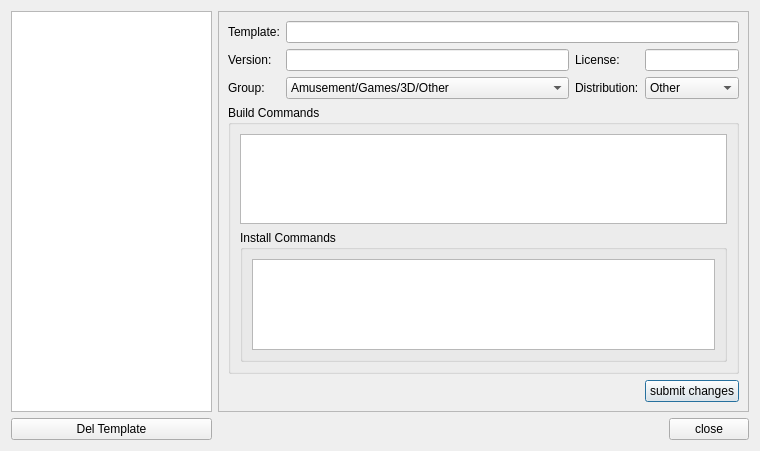
<?xml version="1.0" encoding="UTF-8"?>
<ui version="4.0">
 <class>templateeditor</class>
 <widget class="QDialog" name="templateeditor">
  <property name="geometry">
   <rect>
    <x>0</x>
    <y>0</y>
    <width>760</width>
    <height>451</height>
   </rect>
  </property>
  <property name="minimumSize">
   <size>
    <width>760</width>
    <height>450</height>
   </size>
  </property>
  <property name="windowTitle">
   <string>Template Editor</string>
  </property>
  <layout class="QGridLayout" name="gridLayout_4">
   <item row="0" column="0">
    <widget class="QTableWidget" name="templateTable">
     <property name="editTriggers">
      <set>QAbstractItemView::NoEditTriggers</set>
     </property>
     <property name="selectionMode">
      <enum>QAbstractItemView::SingleSelection</enum>
     </property>
    </widget>
   </item>
   <item row="0" column="1" colspan="2">
    <widget class="QFrame" name="frame">
     <property name="minimumSize">
      <size>
       <width>500</width>
       <height>0</height>
      </size>
     </property>
     <property name="frameShape">
      <enum>QFrame::StyledPanel</enum>
     </property>
     <property name="frameShadow">
      <enum>QFrame::Raised</enum>
     </property>
     <layout class="QGridLayout" name="gridLayout_3">
      <item row="0" column="0">
       <widget class="QLabel" name="label">
        <property name="text">
         <string>Template:</string>
        </property>
       </widget>
      </item>
      <item row="0" column="1" colspan="4">
       <widget class="QLineEdit" name="templatenameLineEdit"/>
      </item>
      <item row="1" column="0">
       <widget class="QLabel" name="label_2">
        <property name="text">
         <string>Version:</string>
        </property>
       </widget>
      </item>
      <item row="1" column="1" colspan="2">
       <widget class="QLineEdit" name="versionLineEdit"/>
      </item>
      <item row="1" column="3">
       <widget class="QLabel" name="label_3">
        <property name="text">
         <string>License:</string>
        </property>
       </widget>
      </item>
      <item row="1" column="4">
       <widget class="QLineEdit" name="licenseLineEdit"/>
      </item>
      <item row="2" column="0">
       <widget class="QLabel" name="label_4">
        <property name="text">
         <string>Group:</string>
        </property>
       </widget>
      </item>
      <item row="2" column="1" colspan="2">
       <widget class="QComboBox" name="groupComboBox">
        <item>
         <property name="text">
          <string>Amusement/Games/3D/Other</string>
         </property>
        </item>
        <item>
         <property name="text">
          <string>Amusement/Games/3D/Race</string>
         </property>
        </item>
        <item>
         <property name="text">
          <string>Amusement/Games/3D/Shoot</string>
         </property>
        </item>
        <item>
         <property name="text">
          <string>Amusement/Games/3D/Simulation</string>
         </property>
        </item>
        <item>
         <property name="text">
          <string>Amusement/Games/Action/Arcade</string>
         </property>
        </item>
        <item>
         <property name="text">
          <string>Amusement/Games/Action/Breakout</string>
         </property>
        </item>
        <item>
         <property name="text">
          <string>Amusement/Games/Action/Other</string>
         </property>
        </item>
        <item>
         <property name="text">
          <string>Amusement/Games/Action/Race</string>
         </property>
        </item>
        <item>
         <property name="text">
          <string>Amusement/Games/Action/Shoot</string>
         </property>
        </item>
        <item>
         <property name="text">
          <string>Amusement/Games/Board/Card</string>
         </property>
        </item>
        <item>
         <property name="text">
          <string>Amusement/Games/Board/Chess</string>
         </property>
        </item>
        <item>
         <property name="text">
          <string>Amusement/Games/Board/Other</string>
         </property>
        </item>
        <item>
         <property name="text">
          <string>Amusement/Games/Board/Pool</string>
         </property>
        </item>
        <item>
         <property name="text">
          <string>Amusement/Games/Board/Puzzle</string>
         </property>
        </item>
        <item>
         <property name="text">
          <string>Amusement/Games/Logic</string>
         </property>
        </item>
        <item>
         <property name="text">
          <string>Amusement/Games/Other</string>
         </property>
        </item>
        <item>
         <property name="text">
          <string>Amusement/Games/RPG</string>
         </property>
        </item>
        <item>
         <property name="text">
          <string>Amusement/Games/Strategy/Other</string>
         </property>
        </item>
        <item>
         <property name="text">
          <string>Amusement/Games/Strategy/Real Time</string>
         </property>
        </item>
        <item>
         <property name="text">
          <string>Amusement/Games/Strategy/Turn Based</string>
         </property>
        </item>
        <item>
         <property name="text">
          <string>Amusement/Games/Toys/Background</string>
         </property>
        </item>
        <item>
         <property name="text">
          <string>Amusement/Games/Toys/Clocks</string>
         </property>
        </item>
        <item>
         <property name="text">
          <string>Amusement/Games/Toys/Graphics</string>
         </property>
        </item>
        <item>
         <property name="text">
          <string>Amusement/Games/Toys/Other</string>
         </property>
        </item>
        <item>
         <property name="text">
          <string>Amusement/Games/Toys/Screensavers</string>
         </property>
        </item>
        <item>
         <property name="text">
          <string>Development/Languages/C and C++</string>
         </property>
        </item>
        <item>
         <property name="text">
          <string>Development/Languages/Fortran</string>
         </property>
        </item>
        <item>
         <property name="text">
          <string>Development/Languages/Java</string>
         </property>
        </item>
        <item>
         <property name="text">
          <string>Development/Languages/Other</string>
         </property>
        </item>
        <item>
         <property name="text">
          <string>Development/Languages/Perl</string>
         </property>
        </item>
        <item>
         <property name="text">
          <string>Development/Languages/Python</string>
         </property>
        </item>
        <item>
         <property name="text">
          <string>Development/Languages/Scheme</string>
         </property>
        </item>
        <item>
         <property name="text">
          <string>Development/Languages/Tcl</string>
         </property>
        </item>
        <item>
         <property name="text">
          <string>Development/Libraries/C and C++</string>
         </property>
        </item>
        <item>
         <property name="text">
          <string>Development/Libraries/Cross</string>
         </property>
        </item>
        <item>
         <property name="text">
          <string>Development/Libraries/GNOME</string>
         </property>
        </item>
        <item>
         <property name="text">
          <string>Development/Libraries/Java</string>
         </property>
        </item>
        <item>
         <property name="text">
          <string>Development/Libraries/KDE</string>
         </property>
        </item>
        <item>
         <property name="text">
          <string>Development/Libraries/Other</string>
         </property>
        </item>
        <item>
         <property name="text">
          <string>Development/Libraries/Parallel</string>
         </property>
        </item>
        <item>
         <property name="text">
          <string>Development/Libraries/Perl</string>
         </property>
        </item>
        <item>
         <property name="text">
          <string>Development/Libraries/Python</string>
         </property>
        </item>
        <item>
         <property name="text">
          <string>Development/Libraries/Tcl</string>
         </property>
        </item>
        <item>
         <property name="text">
          <string>Development/Libraries/X11</string>
         </property>
        </item>
        <item>
         <property name="text">
          <string>Development/Libraries/YaST</string>
         </property>
        </item>
        <item>
         <property name="text">
          <string>Development/Sources</string>
         </property>
        </item>
        <item>
         <property name="text">
          <string>Development/Tools/Building</string>
         </property>
        </item>
        <item>
         <property name="text">
          <string>Development/Tools/Debuggers</string>
         </property>
        </item>
        <item>
         <property name="text">
          <string>Development/Tools/Doc Generators</string>
         </property>
        </item>
        <item>
         <property name="text">
          <string>Development/Tools/GUI Builders</string>
         </property>
        </item>
        <item>
         <property name="text">
          <string>Development/Tools/IDE</string>
         </property>
        </item>
        <item>
         <property name="text">
          <string>Development/Tools/Navigators</string>
         </property>
        </item>
        <item>
         <property name="text">
          <string>Development/Tools/Other</string>
         </property>
        </item>
        <item>
         <property name="text">
          <string>Development/Tools/Version Control</string>
         </property>
        </item>
        <item>
         <property name="text">
          <string>Documentation/Howto</string>
         </property>
        </item>
        <item>
         <property name="text">
          <string>Documentation/HTML</string>
         </property>
        </item>
        <item>
         <property name="text">
          <string>Documentation/Man</string>
         </property>
        </item>
        <item>
         <property name="text">
          <string>Documentation/Other</string>
         </property>
        </item>
        <item>
         <property name="text">
          <string>Documentation/SuSE</string>
         </property>
        </item>
        <item>
         <property name="text">
          <string>Hardware/Fax</string>
         </property>
        </item>
        <item>
         <property name="text">
          <string>Hardware/ISDN</string>
         </property>
        </item>
        <item>
         <property name="text">
          <string>Hardware/Joystick</string>
         </property>
        </item>
        <item>
         <property name="text">
          <string>Hardware/Mobile</string>
         </property>
        </item>
        <item>
         <property name="text">
          <string>Hardware/Modem</string>
         </property>
        </item>
        <item>
         <property name="text">
          <string>Hardware/Other</string>
         </property>
        </item>
        <item>
         <property name="text">
          <string>Hardware/Palm</string>
         </property>
        </item>
        <item>
         <property name="text">
          <string>Hardware/Printing</string>
         </property>
        </item>
        <item>
         <property name="text">
          <string>Hardware/Psion</string>
         </property>
        </item>
        <item>
         <property name="text">
          <string>Hardware/Radio</string>
         </property>
        </item>
        <item>
         <property name="text">
          <string>Hardware/Scanner</string>
         </property>
        </item>
        <item>
         <property name="text">
          <string>Hardware/TV</string>
         </property>
        </item>
        <item>
         <property name="text">
          <string>Hardware/UPS</string>
         </property>
        </item>
        <item>
         <property name="text">
          <string>Productivity/Archiving/Backup</string>
         </property>
        </item>
        <item>
         <property name="text">
          <string>Productivity/Archiving/Compression</string>
         </property>
        </item>
        <item>
         <property name="text">
          <string>Productivity/Clustering/Computing</string>
         </property>
        </item>
        <item>
         <property name="text">
          <string>Productivity/Databases/Clients</string>
         </property>
        </item>
        <item>
         <property name="text">
          <string>Productivity/Databases/Servers</string>
         </property>
        </item>
        <item>
         <property name="text">
          <string>Productivity/Databases/Tools</string>
         </property>
        </item>
        <item>
         <property name="text">
          <string>Productivity/Editors/Emacs</string>
         </property>
        </item>
        <item>
         <property name="text">
          <string>Productivity/Editors/Other</string>
         </property>
        </item>
        <item>
         <property name="text">
          <string>Productivity/Editors/Vi</string>
         </property>
        </item>
        <item>
         <property name="text">
          <string>Productivity/File utilities</string>
         </property>
        </item>
        <item>
         <property name="text">
          <string>Productivity/Graphics/3D Editors</string>
         </property>
        </item>
        <item>
         <property name="text">
          <string>Productivity/Graphics/Bitmap Editors</string>
         </property>
        </item>
        <item>
         <property name="text">
          <string>Productivity/Graphics/CAD</string>
         </property>
        </item>
        <item>
         <property name="text">
          <string>Productivity/Graphics/Convertors</string>
         </property>
        </item>
        <item>
         <property name="text">
          <string>Productivity/Graphics/Other</string>
         </property>
        </item>
        <item>
         <property name="text">
          <string>Productivity/Graphics/Vector Editors</string>
         </property>
        </item>
        <item>
         <property name="text">
          <string>Productivity/Graphics/Viewers</string>
         </property>
        </item>
        <item>
         <property name="text">
          <string>Productivity/Graphics/Visualization/Graph</string>
         </property>
        </item>
        <item>
         <property name="text">
          <string>Productivity/Graphics/Visualization/Other</string>
         </property>
        </item>
        <item>
         <property name="text">
          <string>Productivity/Graphics/Visualization/Raytracers</string>
         </property>
        </item>
        <item>
         <property name="text">
          <string>Productivity/Hamradio/Fax</string>
         </property>
        </item>
        <item>
         <property name="text">
          <string>Productivity/Hamradio/Logging</string>
         </property>
        </item>
        <item>
         <property name="text">
          <string>Productivity/Hamradio/Morse</string>
         </property>
        </item>
        <item>
         <property name="text">
          <string>Productivity/Hamradio/Other</string>
         </property>
        </item>
        <item>
         <property name="text">
          <string>Productivity/Hamradio/Packet</string>
         </property>
        </item>
        <item>
         <property name="text">
          <string>Productivity/Hamradio/Psk31</string>
         </property>
        </item>
        <item>
         <property name="text">
          <string>Productivity/Hamradio/Satellite</string>
         </property>
        </item>
        <item>
         <property name="text">
          <string>Productivity/Multimedia/CD/Grabbers</string>
         </property>
        </item>
        <item>
         <property name="text">
          <string>Productivity/Multimedia/CD/Players</string>
         </property>
        </item>
        <item>
         <property name="text">
          <string>Productivity/Multimedia/CD/Record</string>
         </property>
        </item>
        <item>
         <property name="text">
          <string>Productivity/Multimedia/Other</string>
         </property>
        </item>
        <item>
         <property name="text">
          <string>Productivity/Multimedia/Sound/Editors and Convertors</string>
         </property>
        </item>
        <item>
         <property name="text">
          <string>Productivity/Multimedia/Sound/Midi</string>
         </property>
        </item>
        <item>
         <property name="text">
          <string>Productivity/Multimedia/Sound/Mixers</string>
         </property>
        </item>
        <item>
         <property name="text">
          <string>Productivity/Multimedia/Sound/Players</string>
         </property>
        </item>
        <item>
         <property name="text">
          <string>Productivity/Multimedia/Sound/Utilities</string>
         </property>
        </item>
        <item>
         <property name="text">
          <string>Productivity/Multimedia/Sound/Visualization</string>
         </property>
        </item>
        <item>
         <property name="text">
          <string>Productivity/Multimedia/Video/Editors and Convertors</string>
         </property>
        </item>
        <item>
         <property name="text">
          <string>Productivity/Multimedia/Video/Players</string>
         </property>
        </item>
        <item>
         <property name="text">
          <string>Productivity/Networking/AOLInstantMessenger</string>
         </property>
        </item>
        <item>
         <property name="text">
          <string>Productivity/Networking/Archie</string>
         </property>
        </item>
        <item>
         <property name="text">
          <string>Productivity/Networking/Boot/Clients</string>
         </property>
        </item>
        <item>
         <property name="text">
          <string>Productivity/Networking/Boot/Servers</string>
         </property>
        </item>
        <item>
         <property name="text">
          <string>Productivity/Networking/Boot/Utilities</string>
         </property>
        </item>
        <item>
         <property name="text">
          <string>Productivity/Networking/Diagnostic</string>
         </property>
        </item>
        <item>
         <property name="text">
          <string>Productivity/Networking/DNS/Servers</string>
         </property>
        </item>
        <item>
         <property name="text">
          <string>Productivity/Networking/DNS/Utilities</string>
         </property>
        </item>
        <item>
         <property name="text">
          <string>Productivity/Networking/Email/Clients</string>
         </property>
        </item>
        <item>
         <property name="text">
          <string>Productivity/Networking/Email/Mailinglists</string>
         </property>
        </item>
        <item>
         <property name="text">
          <string>Productivity/Networking/Email/Servers</string>
         </property>
        </item>
        <item>
         <property name="text">
          <string>Productivity/Networking/Email/Utilities</string>
         </property>
        </item>
        <item>
         <property name="text">
          <string>Productivity/Networking/Ftp/Clients</string>
         </property>
        </item>
        <item>
         <property name="text">
          <string>Productivity/Networking/Ftp/Servers</string>
         </property>
        </item>
        <item>
         <property name="text">
          <string>Productivity/Networking/ICQ</string>
         </property>
        </item>
        <item>
         <property name="text">
          <string>Productivity/Networking/IRC</string>
         </property>
        </item>
        <item>
         <property name="text">
          <string>Productivity/Networking/LDAP/Clients</string>
         </property>
        </item>
        <item>
         <property name="text">
          <string>Productivity/Networking/LDAP/Servers</string>
         </property>
        </item>
        <item>
         <property name="text">
          <string>Productivity/Networking/LDAP/Utilities</string>
         </property>
        </item>
        <item>
         <property name="text">
          <string>Productivity/Networking/Napster</string>
         </property>
        </item>
        <item>
         <property name="text">
          <string>Productivity/Networking/News/Clients</string>
         </property>
        </item>
        <item>
         <property name="text">
          <string>Productivity/Networking/News/Servers</string>
         </property>
        </item>
        <item>
         <property name="text">
          <string>Productivity/Networking/News/Utilities</string>
         </property>
        </item>
        <item>
         <property name="text">
          <string>Productivity/Networking/NFS</string>
         </property>
        </item>
        <item>
         <property name="text">
          <string>Productivity/Networking/NIS</string>
         </property>
        </item>
        <item>
         <property name="text">
          <string>Productivity/Networking/Novell</string>
         </property>
        </item>
        <item>
         <property name="text">
          <string>Productivity/Networking/Other</string>
         </property>
        </item>
        <item>
         <property name="text">
          <string>Productivity/Networking/PPP</string>
         </property>
        </item>
        <item>
         <property name="text">
          <string>Productivity/Networking/Radius/Clients</string>
         </property>
        </item>
        <item>
         <property name="text">
          <string>Productivity/Networking/Radius/Servers</string>
         </property>
        </item>
        <item>
         <property name="text">
          <string>Productivity/Networking/Routing</string>
         </property>
        </item>
        <item>
         <property name="text">
          <string>Productivity/Networking/Samba</string>
         </property>
        </item>
        <item>
         <property name="text">
          <string>Productivity/Networking/Security</string>
         </property>
        </item>
        <item>
         <property name="text">
          <string>Productivity/Networking/SSH</string>
         </property>
        </item>
        <item>
         <property name="text">
          <string>Productivity/Networking/System</string>
         </property>
        </item>
        <item>
         <property name="text">
          <string>Productivity/Networking/Talk/Clients</string>
         </property>
        </item>
        <item>
         <property name="text">
          <string>Productivity/Networking/Talk/Servers</string>
         </property>
        </item>
        <item>
         <property name="text">
          <string>Productivity/Networking/Web/Browsers</string>
         </property>
        </item>
        <item>
         <property name="text">
          <string>Productivity/Networking/Web/Frontends</string>
         </property>
        </item>
        <item>
         <property name="text">
          <string>Productivity/Networking/Web/Proxy</string>
         </property>
        </item>
        <item>
         <property name="text">
          <string>Productivity/Networking/Web/Servers</string>
         </property>
        </item>
        <item>
         <property name="text">
          <string>Productivity/Networking/Web/Utitlities</string>
         </property>
        </item>
        <item>
         <property name="text">
          <string>Productivity/Office/Dictionary</string>
         </property>
        </item>
        <item>
         <property name="text">
          <string>Productivity/Office/Finace</string>
         </property>
        </item>
        <item>
         <property name="text">
          <string>Productivity/Office/Organizers</string>
         </property>
        </item>
        <item>
         <property name="text">
          <string>Productivity/Office/Other</string>
         </property>
        </item>
        <item>
         <property name="text">
          <string>Productivity/Office/Spreadsheets</string>
         </property>
        </item>
        <item>
         <property name="text">
          <string>Productivity/Office/Suite</string>
         </property>
        </item>
        <item>
         <property name="text">
          <string>Productivity/Other</string>
         </property>
        </item>
        <item>
         <property name="text">
          <string>Productivity/Publishing/DocBook</string>
         </property>
        </item>
        <item>
         <property name="text">
          <string>Productivity/Publishing/HTML/Editors</string>
         </property>
        </item>
        <item>
         <property name="text">
          <string>Productivity/Publishing/HTLM/Tools</string>
         </property>
        </item>
        <item>
         <property name="text">
          <string>Productivity/Publishing/Other</string>
         </property>
        </item>
        <item>
         <property name="text">
          <string>Productivity/Publishing/PDF</string>
         </property>
        </item>
        <item>
         <property name="text">
          <string>Productivity/Publishing/Presentation</string>
         </property>
        </item>
        <item>
         <property name="text">
          <string>Productivity/Publishing/PS</string>
         </property>
        </item>
        <item>
         <property name="text">
          <string>Productivity/Publishing/SGML</string>
         </property>
        </item>
        <item>
         <property name="text">
          <string>Productivity/Publishing/TeX/Base</string>
         </property>
        </item>
        <item>
         <property name="text">
          <string>Productivity/Publishing/TeX/Fonts</string>
         </property>
        </item>
        <item>
         <property name="text">
          <string>Productivity/Publishing/TeX/Frontends</string>
         </property>
        </item>
        <item>
         <property name="text">
          <string>Productivity/Publishing/TeX/Utilities</string>
         </property>
        </item>
        <item>
         <property name="text">
          <string>Productivity/Publishing/Texinfo</string>
         </property>
        </item>
        <item>
         <property name="text">
          <string>Productivity/Publishing/Troff</string>
         </property>
        </item>
        <item>
         <property name="text">
          <string>Productivity/Publishing/Word</string>
         </property>
        </item>
        <item>
         <property name="text">
          <string>Productivity/Publishing/XML</string>
         </property>
        </item>
        <item>
         <property name="text">
          <string>Productivity/Publishing/Scientific/Astronomy</string>
         </property>
        </item>
        <item>
         <property name="text">
          <string>Productivity/Publishing/Scientific/Chemistry</string>
         </property>
        </item>
        <item>
         <property name="text">
          <string>Productivity/Publishing/Scientific/Electronics</string>
         </property>
        </item>
        <item>
         <property name="text">
          <string>Productivity/Publishing/Scientific/Math</string>
         </property>
        </item>
        <item>
         <property name="text">
          <string>Productivity/Publishing/Scientific/Other</string>
         </property>
        </item>
        <item>
         <property name="text">
          <string>Productivity/Publishing/Scientific/Physics</string>
         </property>
        </item>
        <item>
         <property name="text">
          <string>Productivity/Security</string>
         </property>
        </item>
        <item>
         <property name="text">
          <string>Productivity/Telephony/Clients</string>
         </property>
        </item>
        <item>
         <property name="text">
          <string>Productivity/Telephony/H323/Clients</string>
         </property>
        </item>
        <item>
         <property name="text">
          <string>Productivity/Telephony/H323/Servers</string>
         </property>
        </item>
        <item>
         <property name="text">
          <string>Productivity/Telephony/H323/Utilities</string>
         </property>
        </item>
        <item>
         <property name="text">
          <string>Productivity/Telephony/Servers</string>
         </property>
        </item>
        <item>
         <property name="text">
          <string>Productivity/Telephony/SIP/Clients</string>
         </property>
        </item>
        <item>
         <property name="text">
          <string>Productivity/Telephony/SIP/Servers</string>
         </property>
        </item>
        <item>
         <property name="text">
          <string>Productivity/Telephony/SIP/Utilities</string>
         </property>
        </item>
        <item>
         <property name="text">
          <string>Productivity/Telephony/Utilities</string>
         </property>
        </item>
        <item>
         <property name="text">
          <string>Productivity/Text/Convertors</string>
         </property>
        </item>
        <item>
         <property name="text">
          <string>Productivity/Text/Spell</string>
         </property>
        </item>
        <item>
         <property name="text">
          <string>Productivity/Text/Utilities</string>
         </property>
        </item>
        <item>
         <property name="text">
          <string>System/Base</string>
         </property>
        </item>
        <item>
         <property name="text">
          <string>System/Benchmark</string>
         </property>
        </item>
        <item>
         <property name="text">
          <string>System/Boot</string>
         </property>
        </item>
        <item>
         <property name="text">
          <string>System/Console</string>
         </property>
        </item>
        <item>
         <property name="text">
          <string>System/Daemons</string>
         </property>
        </item>
        <item>
         <property name="text">
          <string>System/Emulators/Other</string>
         </property>
        </item>
        <item>
         <property name="text">
          <string>System/Emulators/PC</string>
         </property>
        </item>
        <item>
         <property name="text">
          <string>System/Fhs</string>
         </property>
        </item>
        <item>
         <property name="text">
          <string>System/Filesystems</string>
         </property>
        </item>
        <item>
         <property name="text">
          <string>System/GUI/GNOME</string>
         </property>
        </item>
        <item>
         <property name="text">
          <string>System/GUI/KDE</string>
         </property>
        </item>
        <item>
         <property name="text">
          <string>System/GUI/Other</string>
         </property>
        </item>
        <item>
         <property name="text">
          <string>System/I18n/Cinese</string>
         </property>
        </item>
        <item>
         <property name="text">
          <string>System/I18n/Japanese</string>
         </property>
        </item>
        <item>
         <property name="text">
          <string>System/I18n/Korean</string>
         </property>
        </item>
        <item>
         <property name="text">
          <string>System/Kernel</string>
         </property>
        </item>
        <item>
         <property name="text">
          <string>System/Libraries</string>
         </property>
        </item>
        <item>
         <property name="text">
          <string>System/Management</string>
         </property>
        </item>
        <item>
         <property name="text">
          <string>System/Monitoring</string>
         </property>
        </item>
        <item>
         <property name="text">
          <string>System/Packages</string>
         </property>
        </item>
        <item>
         <property name="text">
          <string>System/Shells</string>
         </property>
        </item>
        <item>
         <property name="text">
          <string>System/Sound Daemons</string>
         </property>
        </item>
        <item>
         <property name="text">
          <string>System/X11/Displaymanagers</string>
         </property>
        </item>
        <item>
         <property name="text">
          <string>System/X11/Fonts</string>
         </property>
        </item>
        <item>
         <property name="text">
          <string>System/X11/Icons</string>
         </property>
        </item>
        <item>
         <property name="text">
          <string>System/X11/Servers/XF86_3</string>
         </property>
        </item>
        <item>
         <property name="text">
          <string>System/X11/Servers/XF86_4</string>
         </property>
        </item>
        <item>
         <property name="text">
          <string>System/X11/Terminals</string>
         </property>
        </item>
        <item>
         <property name="text">
          <string>System/X11/Utilities</string>
         </property>
        </item>
        <item>
         <property name="text">
          <string>System/YaST</string>
         </property>
        </item>
       </widget>
      </item>
      <item row="2" column="3">
       <widget class="QLabel" name="label_5">
        <property name="text">
         <string>Distribution:</string>
        </property>
       </widget>
      </item>
      <item row="2" column="4">
       <widget class="QComboBox" name="distributionComboBox">
        <item>
         <property name="text">
          <string>Other</string>
         </property>
        </item>
        <item>
         <property name="text">
          <string>OpenSuSE</string>
         </property>
        </item>
        <item>
         <property name="text">
          <string>Ubuntu</string>
         </property>
        </item>
        <item>
         <property name="text">
          <string>PCLinuxOS</string>
         </property>
        </item>
        <item>
         <property name="text">
          <string>Red Hat</string>
         </property>
        </item>
        <item>
         <property name="text">
          <string>Mandriva</string>
         </property>
        </item>
        <item>
         <property name="text">
          <string>Debian</string>
         </property>
        </item>
        <item>
         <property name="text">
          <string>Mint Linux</string>
         </property>
        </item>
       </widget>
      </item>
      <item row="3" column="0" colspan="5">
       <widget class="QGroupBox" name="groupBox">
        <property name="title">
         <string>Build Commands</string>
        </property>
        <layout class="QGridLayout" name="gridLayout">
         <item row="0" column="0">
          <widget class="QPlainTextEdit" name="buildCommandsPlainTextEdit"/>
         </item>
         <item row="1" column="0">
          <widget class="QGroupBox" name="groupBox_2">
           <property name="title">
            <string>Install Commands</string>
           </property>
           <property name="flat">
            <bool>false</bool>
           </property>
           <property name="checkable">
            <bool>false</bool>
           </property>
           <layout class="QGridLayout" name="gridLayout_2">
            <item row="0" column="0">
             <widget class="QPlainTextEdit" name="installCommandsPlainTextEdit"/>
            </item>
           </layout>
          </widget>
         </item>
        </layout>
       </widget>
      </item>
      <item row="4" column="4">
       <widget class="QPushButton" name="submitButton">
        <property name="text">
         <string>submit changes</string>
        </property>
       </widget>
      </item>
     </layout>
    </widget>
   </item>
   <item row="1" column="0">
    <widget class="QPushButton" name="delTemplateButton">
     <property name="text">
      <string>Del Template</string>
     </property>
    </widget>
   </item>
   <item row="1" column="1">
    <spacer name="horizontalSpacer">
     <property name="orientation">
      <enum>Qt::Horizontal</enum>
     </property>
     <property name="sizeHint" stdset="0">
      <size>
       <width>430</width>
       <height>20</height>
      </size>
     </property>
    </spacer>
   </item>
   <item row="1" column="2">
    <widget class="QPushButton" name="pushButton">
     <property name="text">
      <string>close</string>
     </property>
    </widget>
   </item>
  </layout>
 </widget>
 <resources/>
 <connections>
  <connection>
   <sender>delTemplateButton</sender>
   <signal>clicked()</signal>
   <receiver>templateeditor</receiver>
   <slot>slot_delTemplateButtonClicked()</slot>
   <hints>
    <hint type="sourcelabel">
     <x>195</x>
     <y>446</y>
    </hint>
    <hint type="destinationlabel">
     <x>261</x>
     <y>421</y>
    </hint>
   </hints>
  </connection>
  <connection>
   <sender>submitButton</sender>
   <signal>clicked()</signal>
   <receiver>templateeditor</receiver>
   <slot>slot_submitButtonClicked()</slot>
   <hints>
    <hint type="sourcelabel">
     <x>748</x>
     <y>409</y>
    </hint>
    <hint type="destinationlabel">
     <x>759</x>
     <y>400</y>
    </hint>
   </hints>
  </connection>
  <connection>
   <sender>templateTable</sender>
   <signal>cellClicked(int,int)</signal>
   <receiver>templateeditor</receiver>
   <slot>slot_templateTableClicked()</slot>
   <hints>
    <hint type="sourcelabel">
     <x>45</x>
     <y>330</y>
    </hint>
    <hint type="destinationlabel">
     <x>1</x>
     <y>327</y>
    </hint>
   </hints>
  </connection>
  <connection>
   <sender>pushButton</sender>
   <signal>clicked()</signal>
   <receiver>templateeditor</receiver>
   <slot>accept()</slot>
   <hints>
    <hint type="sourcelabel">
     <x>703</x>
     <y>435</y>
    </hint>
    <hint type="destinationlabel">
     <x>672</x>
     <y>430</y>
    </hint>
   </hints>
  </connection>
  <connection>
   <sender>distributionComboBox</sender>
   <signal>currentIndexChanged(int)</signal>
   <receiver>templateeditor</receiver>
   <slot>slot_distroComboBoxValueChanged()</slot>
   <hints>
    <hint type="sourcelabel">
     <x>673</x>
     <y>87</y>
    </hint>
    <hint type="destinationlabel">
     <x>756</x>
     <y>73</y>
    </hint>
   </hints>
  </connection>
 </connections>
 <slots>
  <slot>slot_submitButtonClicked()</slot>
  <slot>slot_delTemplateButtonClicked()</slot>
  <slot>slot_templateTableClicked()</slot>
  <slot>slot_distroComboBoxValueChanged()</slot>
 </slots>
</ui>
